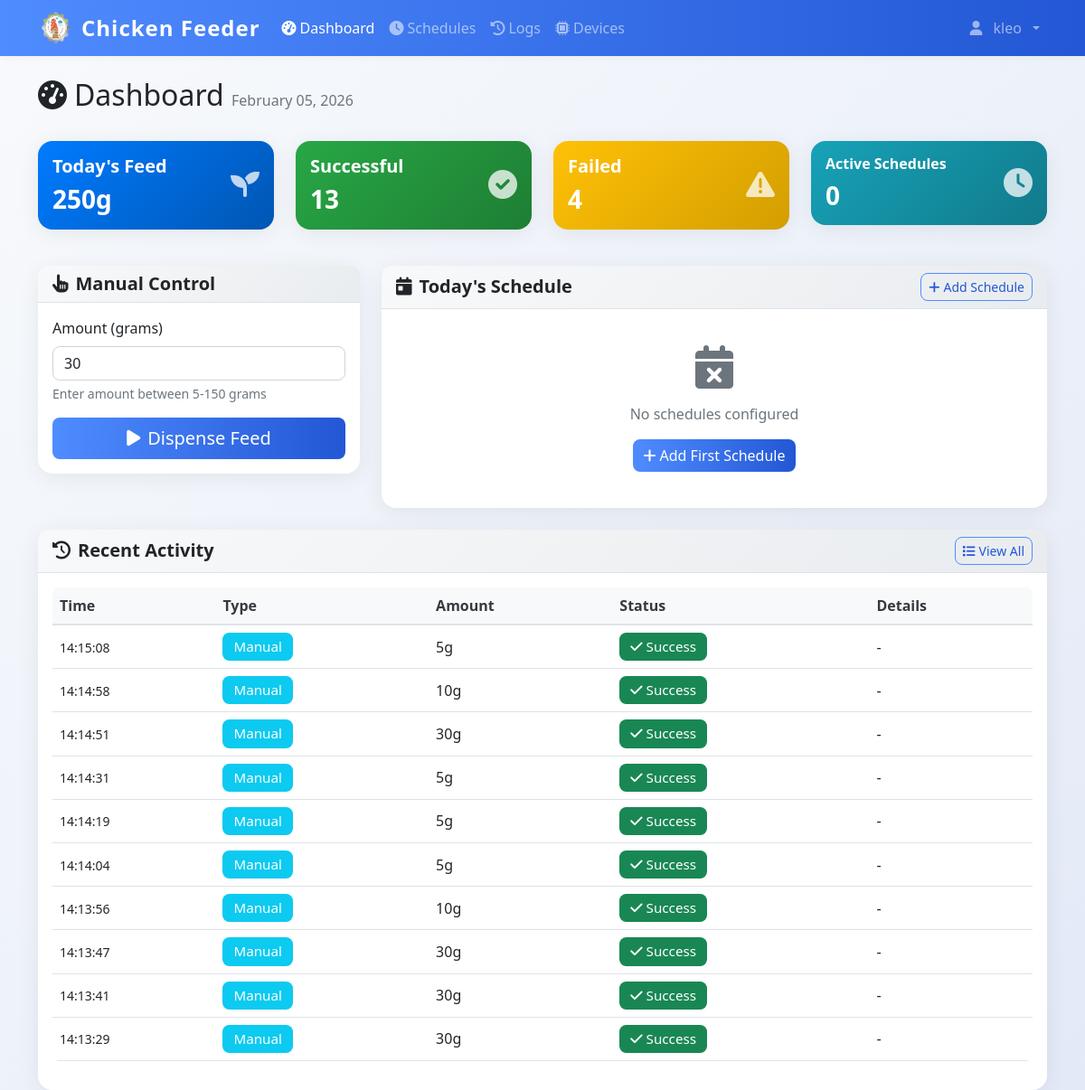
/dashboard (signed in), run on an earlier commit of the app's database.
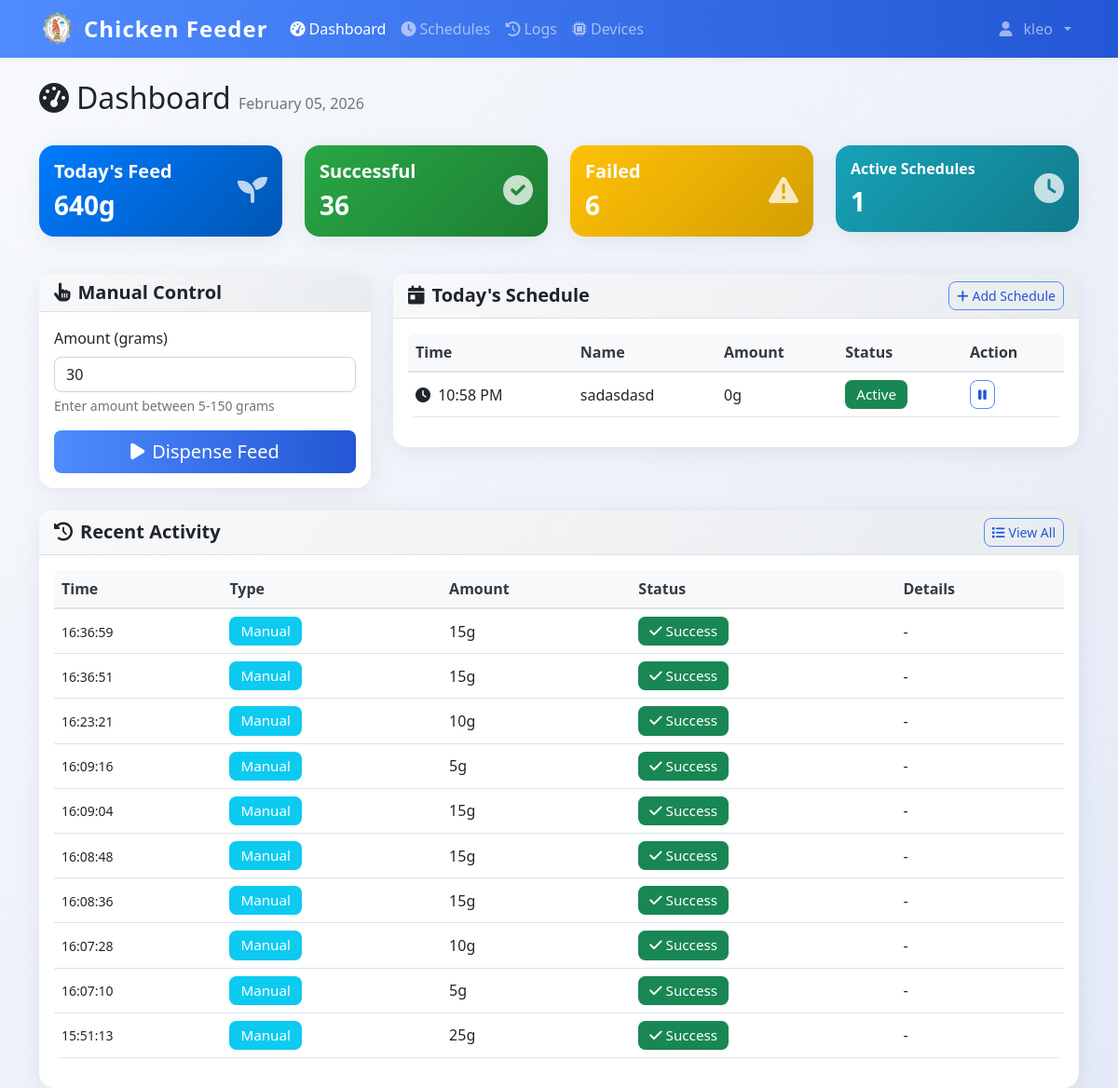
And on a later commit of the database.
### models.py (models this page shows)
class DispenseLog(db.Model):
    id = db.Column(db.Integer, primary_key=True)
    timestamp = db.Column(db.DateTime, default=datetime.utcnow, nullable=False)
    amount_grams = db.Column(db.Integer, nullable=False)
    trigger_type = db.Column(db.String(20), nullable=False)
    schedule_id = db.Column(db.Integer, db.ForeignKey('feed_schedule.id'), nullable=True)
    status = db.Column(db.String(20), default='success')
    error_message = db.Column(db.Text, nullable=True)
    triggered_by = db.Column(db.Integer, db.ForeignKey('user.id'), nullable=True)
    schedule = db.relationship('FeedSchedule', backref=db.backref('dispense_logs', lazy=True))
    user = db.relationship('User', backref=db.backref('dispense_logs', lazy=True))

class FeedSchedule(db.Model):
    id = db.Column(db.Integer, primary_key=True)
    name = db.Column(db.String(100), nullable=False)
    feed_time = db.Column(db.Time, nullable=False)
    amount_grams = db.Column(db.Integer, nullable=False)
    is_active = db.Column(db.Boolean, default=True)
    created_by = db.Column(db.Integer, db.ForeignKey('user.id'), nullable=False)
    created_at = db.Column(db.DateTime, default=datetime.utcnow)
    user = db.relationship('User', backref=db.backref('schedules', lazy=True))

### app.py (the view)
@app.route('/dashboard', methods=['GET', 'POST'])
@login_required
def dashboard():
    today_schedules = FeedSchedule.query.filter_by(created_by=current_user.id, is_active=True).order_by(FeedSchedule.feed_time).all()
    today_start = datetime.now().replace(hour=0, minute=0, second=0, microsecond=0)
    today_logs = DispenseLog.query.filter(
        DispenseLog.timestamp >= today_start,
        DispenseLog.triggered_by == current_user.id
    ).order_by(DispenseLog.timestamp.desc()).all()
    total_today = sum(log.amount_grams for log in today_logs if log.status == 'success')
    return render_template('dashboard.html',
                         schedules=today_schedules,
                         logs=today_logs,
                         total_today=total_today)

### app.py (called while the page is built)
@login_manager.user_loader
def load_user(user_id):
    return db.session.get(User, int(user_id))

@app.context_processor
def inject_datetime():
    return {'datetime': datetime}

@app.before_request
def restrict_admin_from_user_pages():
    if current_user.is_authenticated and getattr(current_user, 'is_admin', False):
        admin_paths = ['/admin', '/admin/', '/admin/dashboard', '/admin/config', '/admin/create', '/admin/feed-ratio']
        if not any(request.path.startswith(p) for p in admin_paths):
            if not request.path.startswith('/static') and not request.path.startswith('/logout'):
                return redirect(url_for('admin.dashboard'))

### templates/dashboard.html (shortened to what the changed rows need)
{% extends "base.html" %}
{% block content %}
<div class="container mt-4">
    <div class="row mb-4">
    <div class="col">
        <h1 class="h2">
            <i class="fas fa-tachometer-alt me-2"></i>Dashboard
            <span class="text-muted fs-6">{{ datetime.now().strftime('%B %d, %Y') }}</span>
        </h1>
    </div>
</div>
<div class="row mb-4">
    <div class="col-md-3 mb-3">
        <div class="card bg-primary text-white">
            <div class="card-body">
                <div class="d-flex justify-content-between">
                    <div>
                        <h5 class="card-title">Today's Feed</h5>
                        <h3 class="mb-0" id="total-today">{{ total_today }}g</h3>
                    </div>
                </div>
            </div>
        </div>
    </div>
    <div class="col-md-3 mb-3">
        <div class="card bg-success text-white">
            <div class="card-body">
                <div class="d-flex justify-content-between">
                    <div>
                        <h5 class="card-title">Successful</h5>
                        <h3 class="mb-0" id="successful-today">{{ logs|selectattr('status', 'equalto', 'success')|list|length }}</h3>
                    </div>
                </div>
            </div>
        </div>
    </div>
    <div class="col-md-3 mb-3">
        <div class="card bg-warning text-white">
            <div class="card-body">
                <div class="d-flex justify-content-between">
                    <div>
                        <h5 class="card-title">Failed</h5>
                        <h3 class="mb-0" id="failed-today">{{ logs|selectattr('status', 'equalto', 'failure')|list|length }}</h3>
                    </div>
                </div>
            </div>
        </div>
    </div>
    <div class="col-md-3 mb-3">
        <div class="card bg-info text-white">
            <div class="card-body">
                <div class="d-flex justify-content-between">
                    <div>
                        <h5 class="card-title fs-6">Active Schedules</h5>
                        <h3 class="mb-0">{{ schedules|selectattr('is_active')|list|length }}</h3>
                    </div>
                </div>
            </div>
        </div>
    </div>
</div>
<div class="row">
    <div class="col-lg-8 mb-4">
        <div class="card">
            <div class="card-body">
                {% if schedules %}
                <div class="table-responsive">
                    <table class="table table-hover">
                        <thead>
                            <tr>
                                <th>Time</th>
                                <th>Name</th>
                                <th>Amount</th>
                                <th>Status</th>
                                <th>Action</th>
                            </tr>
                        </thead>
                        <tbody>
                            {% for schedule in schedules %}
                            <tr>
                                <td>
                                    <i class="fas fa-clock me-1"></i>
                                    {{ schedule.feed_time.strftime('%I:%M %p') }}
                                </td>
                                <td>{{ schedule.name }}</td>
                                <td>{{ schedule.amount_grams }}g</td>
                                <td>
                                    {% if schedule.is_active %}
                                        <span class="badge bg-success">Active</span>
                                    {% else %}
                                        <span class="badge bg-secondary">Inactive</span>
                                    {% endif %}
                                </td>
                                <td>
                                    <button class="btn btn-sm btn-outline-primary"
                                            onclick="toggleSchedule({{ schedule.id }})">
                                        {% if schedule.is_active %}
                                            <i class="fas fa-pause"></i>
                                        {% else %}
                                            <i class="fas fa-play"></i>
                                        {% endif %}
                                    </button>
                                </td>
                            </tr>
                            {% endfor %}
                        </tbody>
                    </table>
                </div>
                {% else %}
                <div class="text-center text-muted py-4">
                    <i class="fas fa-calendar-times fa-3x mb-3"></i>
                    <p>No schedules configured</p>
                    <a href="{{ url_for('add_schedule') }}" class="btn btn-primary">
                        <i class="fas fa-plus me-1"></i>Add First Schedule
                    </a>
                </div>
                {% endif %}
            </div>
        </div>
    </div>
</div>
<div class="row">
    <div class="col-12">
        <div class="card">
            <div class="card-body">
                {% if logs %}
                <div class="table-responsive">
                    <table class="table table-hover">
                        <thead>
                            <tr>
                                <th>Time</th>
                                <th>Type</th>
                                <th>Amount</th>
                                <th>Status</th>
                                <th>Details</th>
                            </tr>
                        </thead>
                        <tbody>
                            {% for log in logs[:10] %}
                            <tr>
                                <td>
                                    <small>{{ log.timestamp.strftime('%H:%M:%S') }}</small>
                                </td>
                                <td>
                                    {% if log.trigger_type == 'manual' %}
                                        <span class="badge bg-info">Manual</span>
                                    {% else %}
                                        <span class="badge bg-primary">Scheduled</span>
                                    {% endif %}
                                </td>
                                <td>{{ log.amount_grams }}g</td>
                                <td>
                                    {% if log.status == 'success' %}
                                        <span class="badge bg-success">
                                            <i class="fas fa-check me-1"></i>Success
                                        </span>
                                    {% else %}
                                        <span class="badge bg-danger">
                                            <i class="fas fa-times me-1"></i>Failed
                                        </span>
                                    {% endif %}
                                </td>
                                <td>
                                    {% if log.schedule %}
                                        {{ log.schedule.name }}
                                    {% elif log.error_message %}
                                        <small class="text-danger">{{ log.error_message[:50] }}...</small>
                                    {% else %}
                                        -
                                    {% endif %}
                                </td>
                            </tr>
                            {% endfor %}
                        </tbody>
                    </table>
                </div>
                {% else %}
                <div class="text-center text-muted py-4">
                    <i class="fas fa-history fa-3x mb-3"></i>
                    <p>No activity today</p>
                </div>
                {% endif %}
            </div>
        </div>
    </div>
</div>
</div>
{% endblock %}

What changed in the data, as far as the page shows it:
no longer on this page (row unchanged): DispenseLog: timestamp "14:15:08", trigger_type "Manual", amount_grams "5", status "success" (drawn)
no longer on this page (row unchanged): DispenseLog: timestamp "14:14:58", trigger_type "Manual", amount_grams "10", status "success" (drawn)
no longer on this page (row unchanged): DispenseLog: timestamp "14:14:51", trigger_type "Manual", amount_grams "30", status "success" (drawn)
no longer on this page (row unchanged): DispenseLog: timestamp "14:14:31", trigger_type "Manual", amount_grams "5", status "success" (drawn)
no longer on this page (row unchanged): DispenseLog: timestamp "14:14:19", trigger_type "Manual", amount_grams "5", status "success" (drawn)
no longer on this page (row unchanged): DispenseLog: timestamp "14:14:04", trigger_type "Manual", amount_grams "5", status "success" (drawn)
no longer on this page (row unchanged): DispenseLog: timestamp "14:13:56", trigger_type "Manual", amount_grams "10", status "success" (drawn)
no longer on this page (row unchanged): DispenseLog: timestamp "14:13:47", trigger_type "Manual", amount_grams "30", status "success" (drawn)
no longer on this page (row unchanged): DispenseLog: timestamp "14:13:41", trigger_type "Manual", amount_grams "30", status "success" (drawn)
no longer on this page (row unchanged): DispenseLog: timestamp "14:13:29", trigger_type "Manual", amount_grams "30", status "success" (drawn)
added FeedSchedule: feed_time "10:58 PM", name "sadasdasd", amount_grams "0", is_active "Active"
added DispenseLog: timestamp "16:36:59", trigger_type "Manual", amount_grams "15", status "success" (drawn)
added DispenseLog: timestamp "16:36:51", trigger_type "Manual", amount_grams "15", status "success" (drawn)
added DispenseLog: timestamp "16:23:21", trigger_type "Manual", amount_grams "10", status "success" (drawn)
added DispenseLog: timestamp "16:09:16", trigger_type "Manual", amount_grams "5", status "success" (drawn)
added DispenseLog: timestamp "16:09:04", trigger_type "Manual", amount_grams "15", status "success" (drawn)
added DispenseLog: timestamp "16:08:48", trigger_type "Manual", amount_grams "15", status "success" (drawn)
added DispenseLog: timestamp "16:08:36", trigger_type "Manual", amount_grams "15", status "success" (drawn)
added DispenseLog: timestamp "16:07:28", trigger_type "Manual", amount_grams "10", status "success" (drawn)
added DispenseLog: timestamp "16:07:10", trigger_type "Manual", amount_grams "5", status "success" (drawn)
added DispenseLog: timestamp "15:51:13", trigger_type "Manual", amount_grams "25", status "success" (drawn)
Also different on the page:
{{ total_today }}: "250" → "640"
{{ logs|selectattr('status', 'equalto', 'success')|list|length }}: "13" → "36"
{{ logs|selectattr('status', 'equalto', 'failure')|list|length }}: "4" → "6"
{{ schedules|selectattr('is_active')|list|length }}: "0" → "1"
text no longer shown: "No schedules configured Add First Schedule"
text now shown: "Time Name Amount Status Action"
